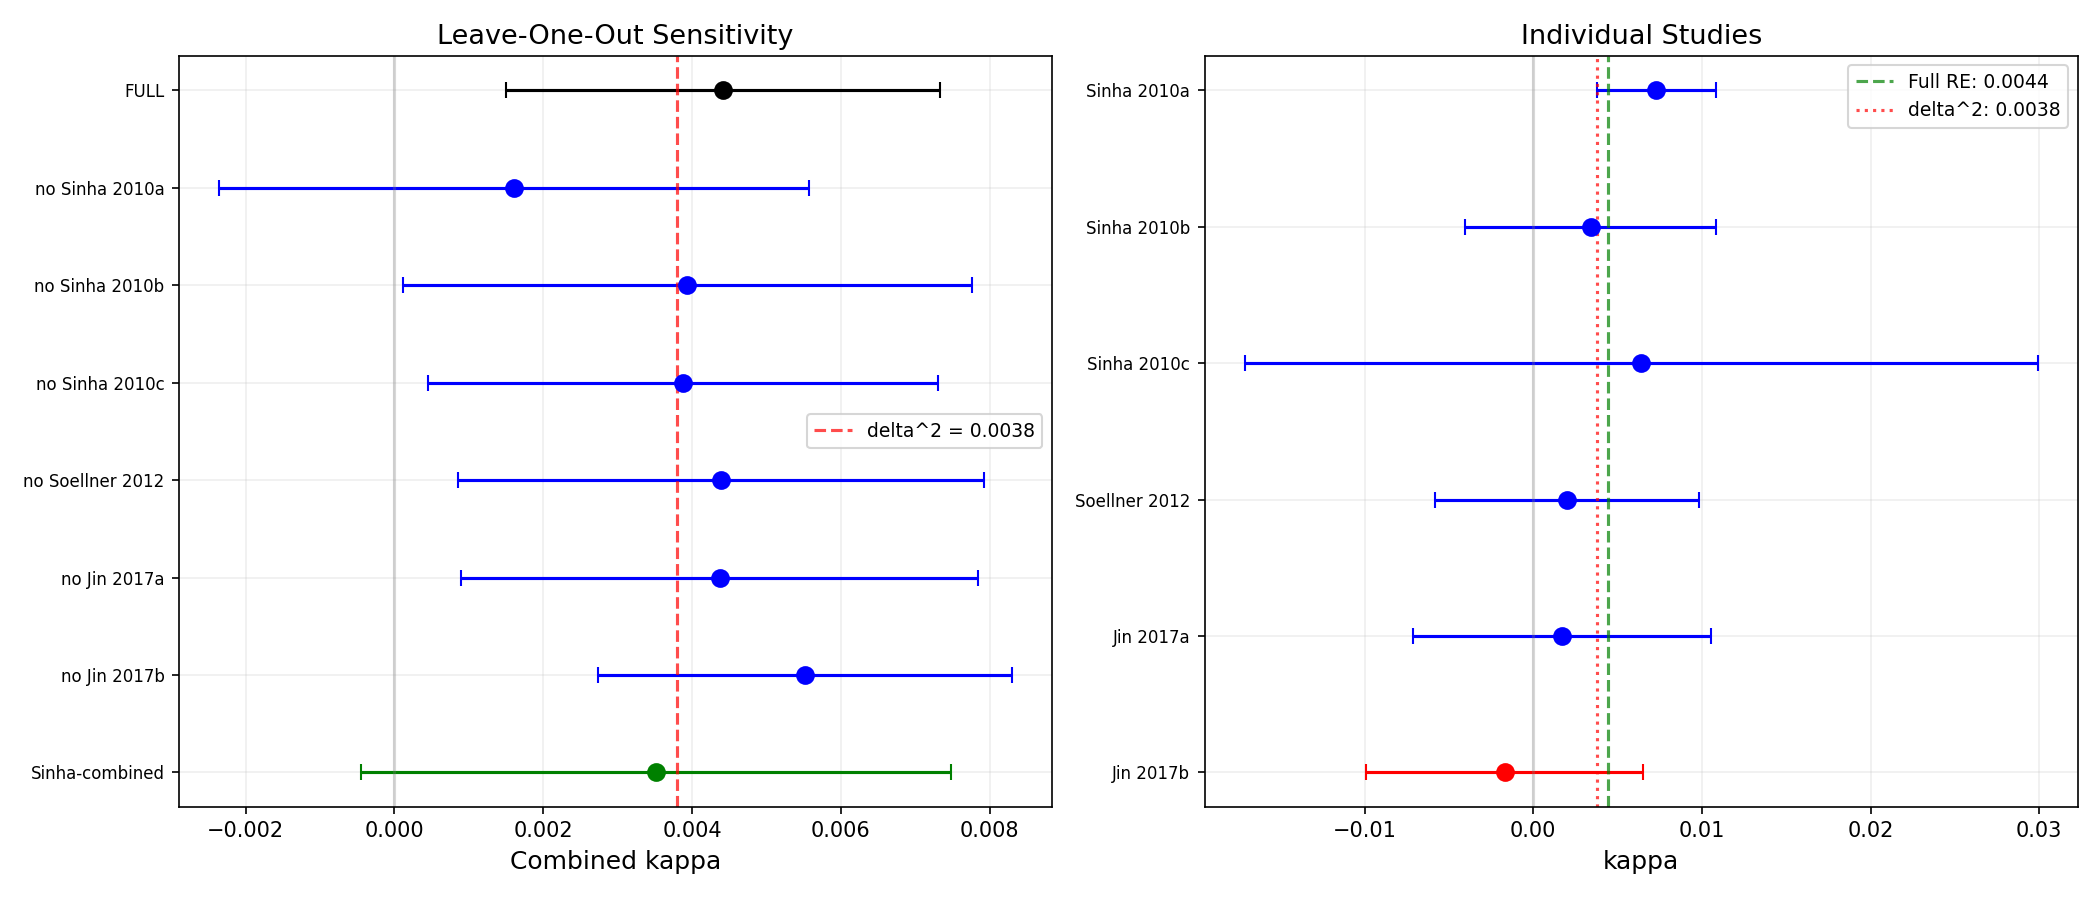

Here is the Python script that generated this plot:
"""
Meta-Analysis Robustness: Leave-One-Out Sensitivity
====================================================

Test if the combined kappa = 0.004 is robust to removing any single
study, especially Sinha 2010a which has the smallest error and
dominates the fit.

Also: group correlated measurements (same team/apparatus) and
re-weight accordingly.

Author: Zhivko Dobromirski
Date: 2026-04-02
"""

import numpy as np
from scipy.stats import norm, binomtest
import matplotlib
matplotlib.use('Agg')
import matplotlib.pyplot as plt

studies = [
    {'id': 1, 'label': 'Sinha 2010a', 'platform': 'Photon laser+PM', 'team': 'Sinha',
     'kappa': 0.0073, 'sigma': 0.0018},
    {'id': 2, 'label': 'Sinha 2010b', 'platform': 'Photon atten+APD', 'team': 'Sinha',
     'kappa': 0.0034, 'sigma': 0.0038},
    {'id': 3, 'label': 'Sinha 2010c', 'platform': 'Photon heralded SP', 'team': 'Sinha',
     'kappa': 0.0064, 'sigma': 0.0120},
    {'id': 4, 'label': 'Soellner 2012', 'platform': 'Coherent + homodyne', 'team': 'Soellner',
     'kappa': 0.0020, 'sigma': 0.0040},
    {'id': 5, 'label': 'Jin 2017a', 'platform': 'NV center (M1)', 'team': 'Jin',
     'kappa': 0.0017, 'sigma': 0.0045},
    {'id': 6, 'label': 'Jin 2017b', 'platform': 'NV center (M2)', 'team': 'Jin',
     'kappa': -0.0017, 'sigma': 0.0042},
]


def meta_analysis(studies_list):
    """Random-effects DerSimonian-Laird meta-analysis."""
    n = len(studies_list)
    kappas = np.array([s['kappa'] for s in studies_list])
    sigmas = np.array([s['sigma'] for s in studies_list])
    weights_fe = 1.0 / sigmas**2

    # Fixed-effect estimate
    kappa_fe = np.sum(kappas * weights_fe) / np.sum(weights_fe)
    se_fe = 1.0 / np.sqrt(np.sum(weights_fe))

    # Heterogeneity
    Q = np.sum(weights_fe * (kappas - kappa_fe)**2)
    df = n - 1

    # tau^2 (DerSimonian-Laird)
    C = np.sum(weights_fe) - np.sum(weights_fe**2) / np.sum(weights_fe)
    tau_squared = max(0, (Q - df) / C) if C > 0 else 0

    # Random-effects
    weights_re = 1.0 / (sigmas**2 + tau_squared)
    kappa_re = np.sum(kappas * weights_re) / np.sum(weights_re)
    se_re = 1.0 / np.sqrt(np.sum(weights_re))
    z_re = kappa_re / se_re
    p_re = 2 * (1 - norm.cdf(abs(z_re)))

    # Direction test
    n_pos = np.sum(kappas > 0)
    p_sign = binomtest(int(n_pos), n, 0.5).pvalue if n > 1 else 1.0

    return {
        'n': n, 'kappa_fe': kappa_fe, 'se_fe': se_fe,
        'kappa_re': kappa_re, 'se_re': se_re,
        'z_re': z_re, 'p_re': p_re,
        'Q': Q, 'tau_squared': tau_squared,
        'n_positive': int(n_pos), 'p_sign': p_sign
    }


print("=" * 70)
print("META-ANALYSIS ROBUSTNESS (LEAVE-ONE-OUT)")
print("=" * 70)

# Full
full = meta_analysis(studies)
print(f"\n--- FULL (N={full['n']}) ---")
print(f"  kappa_RE = {full['kappa_re']:.5f} +/- {full['se_re']:.5f}")
print(f"  z = {full['z_re']:.2f}, p = {full['p_re']:.6f}")
print(f"  positive/total = {full['n_positive']}/{full['n']}, sign_p = {full['p_sign']:.3f}")

# Leave-one-out
print(f"\n--- LEAVE-ONE-OUT ---")
print(f"\n{'Removed':<20} {'N':>3} {'kappa_RE':>11} {'se_RE':>11} {'z':>7} {'p':>10}")
print("-" * 70)
loo_results = []
for i, s in enumerate(studies):
    remaining = [x for j, x in enumerate(studies) if j != i]
    result = meta_analysis(remaining)
    result['removed'] = s['label']
    loo_results.append(result)
    print(f"{s['label']:<20} {result['n']:>3} {result['kappa_re']:>+11.5f} "
          f"{result['se_re']:>11.5f} {result['z_re']:>+7.2f} {result['p_re']:>10.6f}")

# Leave-one-team-out
print(f"\n--- LEAVE-TEAM-OUT (downweight correlated experiments) ---")
print(f"\nSinha had 3 experiments (2010a/b/c) on same apparatus — correlated.")

teams = ['Sinha', 'Soellner', 'Jin']
for team in teams:
    remaining = [x for x in studies if x['team'] != team]
    if len(remaining) >= 2:
        r = meta_analysis(remaining)
        print(f"\nWithout {team} team ({r['n']} studies):")
        print(f"  kappa_RE = {r['kappa_re']:.5f} +/- {r['se_re']:.5f}")
        print(f"  z = {r['z_re']:.2f}, p = {r['p_re']:.6f}")

# Test: if Sinha 3 are treated as ONE (average them first)
print(f"\n--- TREAT SINHA AS SINGLE POINT ---")
sinha_studies = [s for s in studies if s['team'] == 'Sinha']
sinha_k = np.array([s['kappa'] for s in sinha_studies])
sinha_s = np.array([s['sigma'] for s in sinha_studies])
w = 1.0 / sinha_s**2
sinha_combined_k = np.sum(sinha_k * w) / np.sum(w)
sinha_combined_s = 1.0 / np.sqrt(np.sum(w))

combined = [
    {'label': 'Sinha team (combined)', 'kappa': sinha_combined_k, 'sigma': sinha_combined_s,
     'team': 'Sinha', 'platform': 'Photon'},
    {'label': 'Soellner 2012', 'kappa': 0.0020, 'sigma': 0.0040, 'team': 'Soellner', 'platform': 'Photon'},
    {'label': 'Jin 2017a', 'kappa': 0.0017, 'sigma': 0.0045, 'team': 'Jin', 'platform': 'NV'},
    {'label': 'Jin 2017b', 'kappa': -0.0017, 'sigma': 0.0042, 'team': 'Jin', 'platform': 'NV'},
]
r = meta_analysis(combined)
print(f"\n  Sinha combined: kappa = {sinha_combined_k:.5f} +/- {sinha_combined_s:.5f}")
print(f"  Meta-analysis (4 independent teams):")
print(f"    kappa_RE = {r['kappa_re']:.5f} +/- {r['se_re']:.5f}")
print(f"    z = {r['z_re']:.2f}, p = {r['p_re']:.6f}")

# Compare with prediction
print(f"\n{'=' * 70}")
print(f"COMPARISON WITH delta^2 PREDICTION")
print(f"{'=' * 70}")

delta = 0.0616
delta_sq = delta**2
print(f"\n  delta = {delta} (from DESI fit)")
print(f"  delta^2 = {delta_sq:.5f}")
print(f"\n  Full meta-analysis: kappa = {full['kappa_re']:.5f} -> deviation from delta^2: "
      f"{(full['kappa_re']-delta_sq)/full['se_re']:.2f} sigma")
print(f"  Without Sinha 2010a: kappa = {loo_results[0]['kappa_re']:.5f} -> "
      f"deviation: {(loo_results[0]['kappa_re']-delta_sq)/loo_results[0]['se_re']:.2f} sigma")
print(f"  Sinha-combined 4-team: kappa = {r['kappa_re']:.5f} -> "
      f"deviation: {(r['kappa_re']-delta_sq)/r['se_re']:.2f} sigma")

# Visualization
fig, axes = plt.subplots(1, 2, figsize=(14, 6))

# Forest plot with LOO
ax = axes[0]
labels = ['FULL'] + [f'no {s["label"]}' for s in studies] + ['Sinha-combined']
kappas_plot = [full['kappa_re']] + [r['kappa_re'] for r in loo_results] + [r['kappa_re']]
errors_plot = [full['se_re']] + [r['se_re'] for r in loo_results]
# Recompute Sinha-combined
r_sc = meta_analysis(combined)
errors_plot = errors_plot + [r_sc['se_re']]

y = np.arange(len(labels))
colors = ['black'] + ['blue']*6 + ['green']
for i, (k, e, c) in enumerate(zip(kappas_plot, errors_plot, colors)):
    ax.errorbar(k, y[i], xerr=1.96*e, fmt='o', color=c, capsize=4, markersize=8)

ax.axvline(x=0, color='gray', linestyle='-', alpha=0.3)
ax.axvline(x=delta_sq, color='red', linestyle='--', alpha=0.7, label=f'delta^2 = {delta_sq:.4f}')
ax.set_yticks(y)
ax.set_yticklabels(labels, fontsize=8)
ax.set_xlabel('Combined kappa', fontsize=12)
ax.set_title('Leave-One-Out Sensitivity', fontsize=13)
ax.legend(fontsize=9)
ax.grid(True, alpha=0.2)
ax.invert_yaxis()

# Sign pattern
ax = axes[1]
for i, s in enumerate(studies):
    color = 'blue' if s['kappa'] > 0 else 'red'
    ax.errorbar(s['kappa'], i, xerr=1.96*s['sigma'],
               fmt='o', color=color, capsize=4, markersize=8)
ax.axvline(x=0, color='gray', linestyle='-', alpha=0.3)
ax.axvline(x=full['kappa_re'], color='green', linestyle='--', alpha=0.7,
          label=f'Full RE: {full["kappa_re"]:.4f}')
ax.axvline(x=delta_sq, color='red', linestyle=':', alpha=0.7,
          label=f'delta^2: {delta_sq:.4f}')
ax.set_yticks(range(6))
ax.set_yticklabels([s['label'] for s in studies], fontsize=8)
ax.set_xlabel('kappa', fontsize=12)
ax.set_title('Individual Studies', fontsize=13)
ax.legend(fontsize=9)
ax.grid(True, alpha=0.2)
ax.invert_yaxis()

plt.tight_layout()
plt.savefig('c:/Projects/Multiverse-Evidence/meta_analysis_robustness.png', dpi=150)
print(f"\nPlot saved: meta_analysis_robustness.png")
